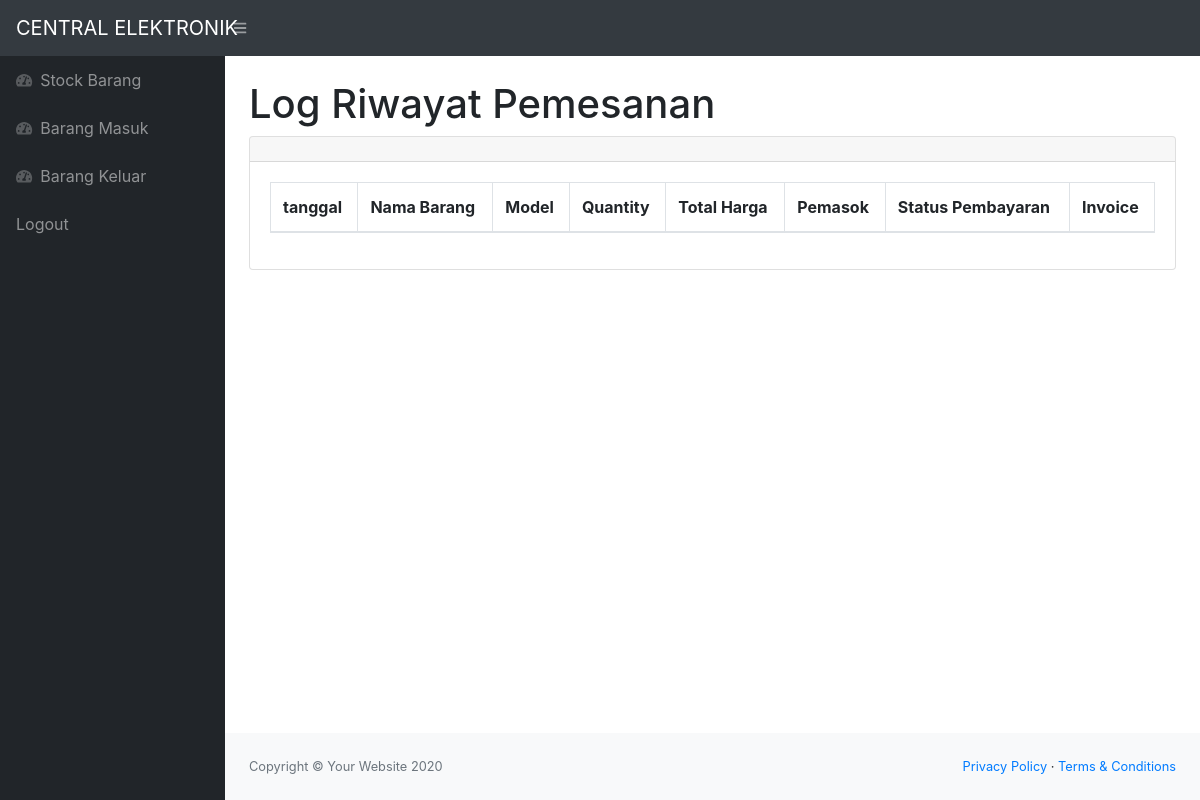
The page /log_riwayat_pemesanan.php (signed in) on the database as committed earlier.
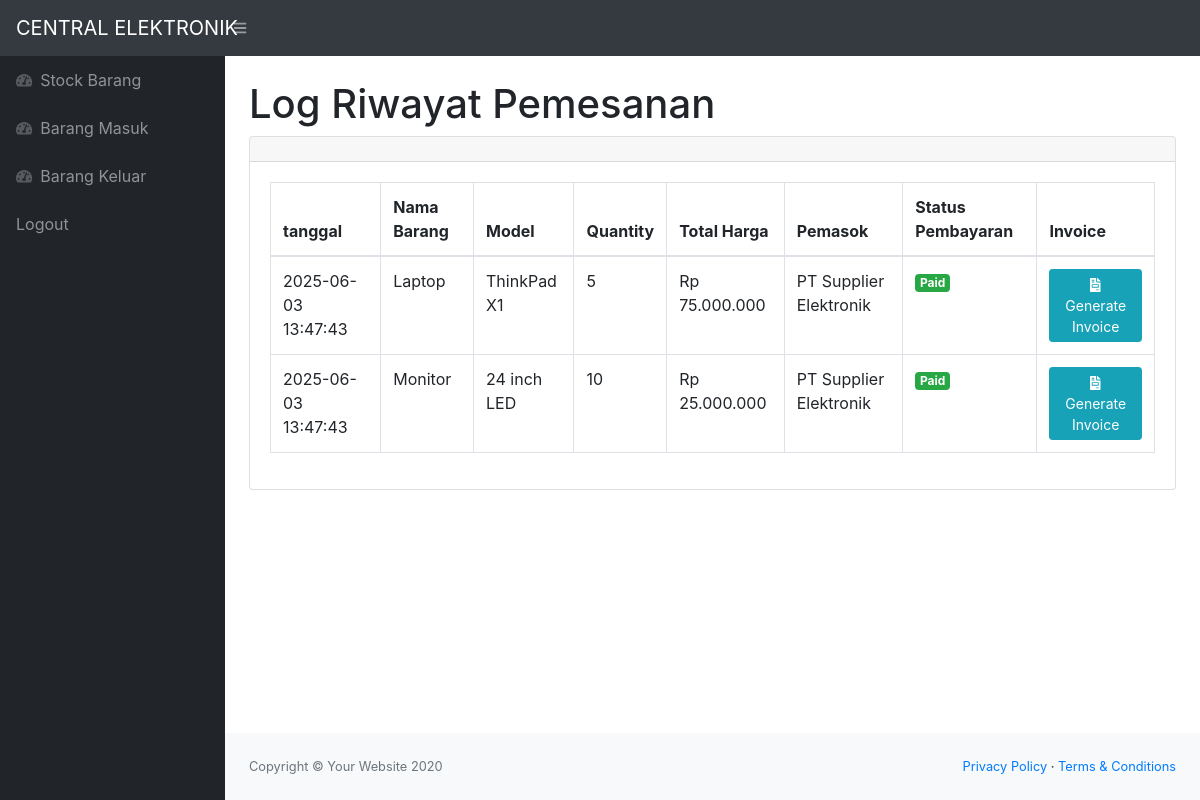
The same page on the database as committed later.
### tables this page shows
CREATE TABLE masuk (
    idmasuk INT AUTO_INCREMENT PRIMARY KEY,
    idbarang INT NOT NULL,
    tanggal TIMESTAMP DEFAULT CURRENT_TIMESTAMP,
    pemasok VARCHAR(100) NOT NULL,
    qty INT NOT NULL,
    total_harga DECIMAL(15,2) NOT NULL,
    status_pembayaran ENUM('Pending', 'Paid') DEFAULT 'Pending',
    metode_pembayaran VARCHAR(50),
    nomor_invoice VARCHAR(50) UNIQUE,
    FOREIGN KEY (idbarang) REFERENCES barang(idbarang) ON DELETE RESTRICT
);

CREATE TABLE barang (
    idbarang INT AUTO_INCREMENT PRIMARY KEY,
    namabarang VARCHAR(100) NOT NULL,
    merek VARCHAR(100) NOT NULL,
    model VARCHAR(100) NOT NULL,
    stock INT NOT NULL DEFAULT 0,
    harga DECIMAL(15,2) NOT NULL,
    status ENUM('aktif', 'dihapus') NOT NULL DEFAULT 'aktif'
);

### log_riwayat_pemesanan.php (the view, shortened to what this page needs)
<?php
require 'function.php';
?>
<!DOCTYPE html>
<html lang="en">
    <head>
        <link href="css/styles.css" rel="stylesheet" />
        <link href="https://cdn.datatables.net/1.10.20/css/dataTables.bootstrap4.min.css" rel="stylesheet" />
    </head>
    <body class="sb-nav-fixed">
        <nav class="sb-topnav navbar navbar-expand navbar-dark bg-dark">
            <a class="navbar-brand" href="index.php">CENTRAL ELEKTRONIK</a>
            <button class="btn btn-link btn-sm order-1 order-lg-0" id="sidebarToggle" href="#"><i class="fas fa-bars"></i></button>
        </nav>
        <div id="layoutSidenav">
            <div id="layoutSidenav_nav">
                <nav class="sb-sidenav accordion sb-sidenav-dark" id="sidenavAccordion">
                    <div class="sb-sidenav-menu">
                        <div class="nav">
                        <a class="nav-link" href="index.php">
                                <div class="sb-nav-link-icon"><i class="fas fa-tachometer-alt"></i></div>
                                Stock Barang
                            </a>
                            <a class="nav-link" href="masuk.php">
                                <div class="sb-nav-link-icon"><i class="fas fa-tachometer-alt"></i></div>
                                Barang Masuk
                            </a>
                            <a class="nav-link" href="keluar.php">
                                <div class="sb-nav-link-icon"><i class="fas fa-tachometer-alt"></i></div>
                                Barang Keluar
                            </a>
                            <a class="nav-link" href="logout.php">
                                Logout
                            </a>
                        </div>
                    </div>
                </nav>
            </div>
            <div id="layoutSidenav_content">
                <main>
                    <div class="container-fluid">
                        <h1 class="mt-4">Log Riwayat Pemesanan</h1>
                        <div class="card mb-4">
                            <div class="card-header">
                            </div>
                            <div class="card-body">
                                <div class="table-responsive">
                                    <table class="table table-bordered" id="dataTable" width="100%" cellspacing="0">
                                        <thead>
                                            <tr>
                                                <th>tanggal</th>
                                                <th>Nama Barang</th>
                                                <th>Model</th>
                                                <th>Quantity</th>
                                                <th>Total Harga</th>
                                                <th>Pemasok</th>
                                                <th>Status Pembayaran</th>
                                                <th>Invoice</th>
                                            </tr>
                                        </thead>
                                        <tbody>
                                        <?php
                                            $ambilsemuadatastock = mysqli_query($conn,"select m.*, b.namabarang, b.model, b.harga from masuk m, barang b where b.idbarang = m.idbarang AND m.status_pembayaran = 'Paid'");
                                            while($data = mysqli_fetch_array($ambilsemuadatastock)){
                                                $tanggal = $data['tanggal'];
                                                $namabarang = $data['namabarang'];
                                                $model = $data['model'];
                                                $qty = $data['qty'];
                                                $pemasok = $data['pemasok'];
                                                $total_harga = $data['total_harga'];
                                                $status_pembayaran = $data['status_pembayaran'];
                                                $idmasuk = $data['idmasuk'];
                                            ?>
                                            <tr>
                                                <td><?=$tanggal;?></td>
                                                <td><?=$namabarang;?></td>
                                                <td><?=$model;?></td>
                                                <td><?=$qty;?></td>
                                                <td>Rp <?=number_format($total_harga,0,',','.');?></td>
                                                <td><?=$pemasok;?></td>
                                                <td>
                                                    <span class="badge badge-success">
                                                        <?=$status_pembayaran;?>
                                                    </span>
                                                </td>
                                                <td>
                                                    <a href="generate_invoice.php?id=<?=$idmasuk;?>" class="btn btn-info btn-sm" target="_blank">
                                                        <i class="fas fa-file-invoice"></i> Generate Invoice
                                                    </a>
                                                </td>
                                            </tr>
                                            <?php
                                            };
                                            ?>
                                        </tbody>
                                    </table>
                                </div>
                            </div>
                        </div>
                    </div>
                </main>
                <footer class="py-4 bg-light mt-auto">
                    <div class="container-fluid">
                        <div class="d-flex align-items-center justify-content-between small">
                            <div class="text-muted">Copyright &copy; Your Website 2020</div>
                            <div>
                                <a href="#">Privacy Policy</a>
                                &middot;
                                <a href="#">Terms &amp; Conditions</a>
                            </div>
                        </div>
                    </div>
                </footer>
            </div>
        </div>
    </body>
</html>

Rows that differ between the two databases and show on the page:
added masuk: tanggal "2025-06-03 13:47:43", idbarang.namabarang "Laptop", idbarang.model "ThinkPad X1", qty "5", total_harga "75.000.000", pemasok "PT Supplier Elektronik", status_pembayaran "Paid"
added masuk: tanggal "2025-06-03 13:47:43", idbarang.namabarang "Monitor", idbarang.model "24 inch LED", qty "10", total_harga "25.000.000", pemasok "PT Supplier Elektronik", status_pembayaran "Paid"
